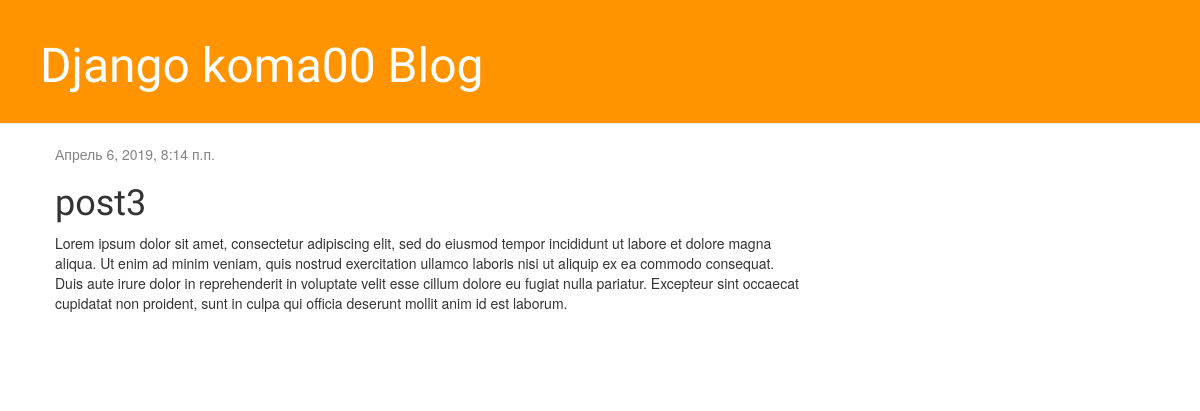
Screenshot of /post/3/ with the database file from the repository.
### blog/models.py (models this page shows, shortened)
class Post(models.Model):
    author = models.ForeignKey(settings.AUTH_USER_MODEL, on_delete=models.CASCADE)
    title = models.CharField(max_length=200)
    text = models.TextField()
    created_date = models.DateTimeField(default=timezone.now)
    published_date = models.DateTimeField(blank=True, null=True)

### blog/views.py (the view)
# urls.py: path('post/<int:pk>/', views.post_detail, name='post_detail'),
def post_detail(request, pk):
    post = get_object_or_404(Post, pk=pk)
    return render(request, 'blog/post_detail.html', {'post': post})

### blog/templates/blog/post_detail.html (shortened to what this page needs)
{% extends 'blog/base.html' %}
{% block content %}
    <div class="post">
        {% if post.published_date %}
            <div class="date">
                {{ post.published_date }}
            </div>
        {% else %}
            <a class="btn btn-default" href="{% url 'post_publish' pk=post.pk %}">Publish</a>
        {% endif %}
        <h1>{{ post.title }}</h1>
        <p>{{ post.text|linebreaksbr }}</p>
    </div>
{% endblock %}

### blog/static/css/blog.css (style rules this page uses)
h1, h2, h3, h4 { font-family: 'Lobster', cursive; }
.date { color: #828282; }
.post { margin-bottom: 70px; }

### rows the page displays
Post: published_date "Апрель 6, 2019, 8:14 п.п.", title "post3", text "Lorem ipsum dolor sit amet, consectetur adipiscing elit, sed do eiusmod tempor incididunt ut labore et dolore magna aliqua. Ut enim ad minim veniam, quis nostrud exercitation ullamco laboris nisi ut aliquip ex ea commodo consequat. Duis aute irure dolor in reprehenderit in voluptate velit esse cillum dolore eu fugiat nulla pariatur. Excepteur sint occaecat cupidatat non proident, sunt in culpa qui officia deserunt mollit anim id est laborum."
